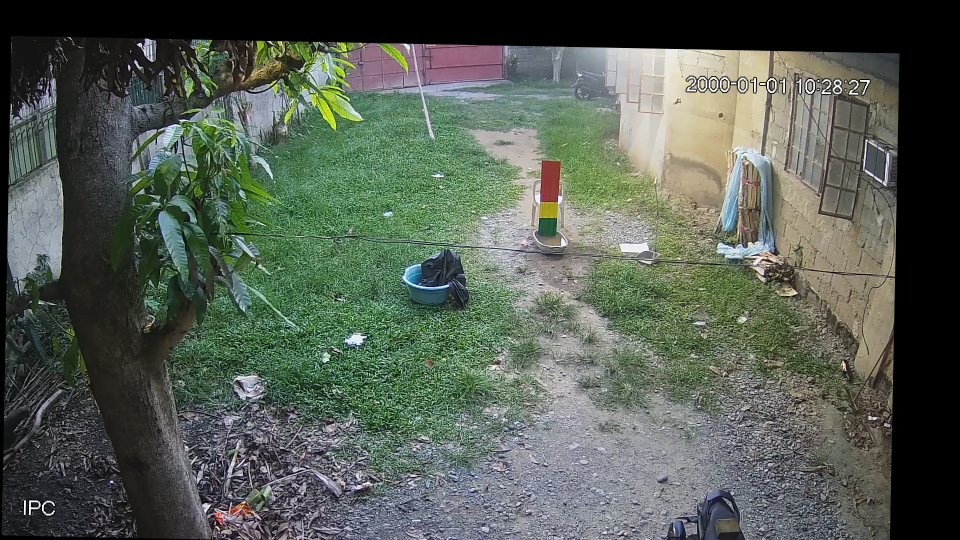
#> input picture src/anchor_CAM-01.png, 1920 x 1080 px, given in place of realmonitor?channel=1&subtype=0, which was not available (shown at 1/2 size)
$ python CameraTest_v0.4.py
#> lines starting #> are read from the running program, lines starting #| are printed output that depends on the picture; after the words box and inside, x2 and y2 are one past the last pixel; in counts of white or black regions, pixels touching at a corner belong together
import os
import cv2
import numpy as np
import imutils
import time
from filterpy.kalman import KalmanFilter
from filterpy.common import Q_discrete_white_noise

# ============================================================================
# DAHUA CAMERA CONFIGURATION
# ============================================================================
# Camera Model: DH-IPC-HFW1230S1-S5 (Smart H.265+ IR Bullet Network Camera)
# Part Number: 1.0.01.04.36856
#
# Setup Instructions:
# 1. Replace CAMERA_IP with your camera's IP address (e.g., "192.168.1.100")
# 2. Replace CAMERA_USERNAME with your camera username (default is usually "admin")
# 3. Set the camera password in the CAMERA_PASSWORD environment variable
#    (PowerShell: $env:CAMERA_PASSWORD = "..."), never in this file
# 4. Adjust CAMERA_RTSP_PORT if not using default 554
# 5. Set USE_LOCAL_CAMERA = False to use the network camera
#
# Optional: To test locally first, set USE_LOCAL_CAMERA = True
# ============================================================================

USE_LOCAL_CAMERA = False  # Set to False when ready to use the Dahua camera
CAMERA_IP = "192.168.254.108"  # Replace with your camera's IP address
CAMERA_USERNAME = "admin"  # Replace with your camera username
CAMERA_PASSWORD = os.environ.get("CAMERA_PASSWORD", "")  # set the CAMERA_PASSWORD env variable
CAMERA_RTSP_PORT = 554  # Default RTSP port for Dahua cameras
CAMERA_CHANNEL = 1  # Main stream channel (1 is primary)
CAMERA_SUBTYPE = 0  # 0 = main stream, 1 = sub stream

# Connection retry settings
MAX_CONNECTION_ATTEMPTS = 3
CONNECTION_TIMEOUT = 10  # seconds

# --- CONFIGURATION & CALIBRATION ---
TOTAL_PHYSICAL_HEIGHT = 1.50  # Total physical height of the marker in meters
CALIBRATION_SECONDS = 3.0
TRACKING_MARGIN = 80

# Kalman Filter Configuration
KALMAN_PROCESS_NOISE = 0.02  # Expected process noise (slow flood change)
KALMAN_MEASUREMENT_NOISE = 0.05  # Measurement noise from camera
ANOMALY_THRESHOLD = 0.15  # Residual threshold (meters) for anomaly detection
ANOMALY_MIN_CONFIRMED = 3  # Frames to confirm anomaly before display

COLOR_DICTS = {
    "green": {
        "lower": np.array([35, 70, 70]),
        "upper": np.array([85, 255, 255]),
        "color_bgr": (0, 255, 0),
    },
    "orange": {
        "lower": np.array([11, 100, 100]),
        "upper": np.array([25, 255, 255]),
        "color_bgr": (0, 165, 255),
    },
    "red": {
        "lower1": np.array([0, 100, 100]),
        "upper1": np.array([10, 255, 255]),
        "lower2": np.array([170, 100, 100]),
        "upper2": np.array([180, 255, 255]),
        "color_bgr": (0, 0, 255),
    },
}

roi_box = None
roi_polygon = None

# Dynamic calibration globals
calibrated_top_y = None
calibrated_height_px = None
calibration_active = False
calibration_start_time = None
calibration_samples = []
locked_marker = None
learned_color_profiles = None
color_profile_samples = {}

# Kalman Filter globals
kalman_filter = None
anomaly_counter = 0
is_anomaly = False
flood_level_state = "SAFE"

# Camera connection globals
camera_connected = False
connection_error_msg = ""


# ============================================================================
# DAHUA CAMERA FUNCTIONS
# ============================================================================

def build_dahua_rtsp_url():
    """
    Build RTSP URL for Dahua camera.
    Format: rtsp://username:password@ip:port/cam/realmonitor?channel=X&subtype=Y
    """
    url = f"rtsp://{CAMERA_USERNAME}:{CAMERA_PASSWORD}@{CAMERA_IP}:{CAMERA_RTSP_PORT}/cam/realmonitor?channel={CAMERA_CHANNEL}&subtype={CAMERA_SUBTYPE}"
    return url


def connect_to_camera(use_local=True):
    """
    Attempt to connect to camera with retry logic.
    Returns cv2.VideoCapture object if successful, None otherwise.
    """
#> called with use_local = False
    global camera_connected, connection_error_msg

    if use_local:
        print("[INFO] Using local camera (device 0)")
        cap = cv2.VideoCapture(0)
        if cap.isOpened():
            camera_connected = True
            connection_error_msg = ""
            return cap
        else:
            camera_connected = False
            connection_error_msg = "Failed to open local camera"
            return None

    # Network camera connection with retries
    url = build_dahua_rtsp_url()
    print(f"[INFO] Connecting to Dahua camera at {CAMERA_IP}...")
    print(f"[INFO] RTSP URL: rtsp://{CAMERA_USERNAME}:****@{CAMERA_IP}:{CAMERA_RTSP_PORT}/...")

    for attempt in range(MAX_CONNECTION_ATTEMPTS):
        try:
            print(f"[ATTEMPT {attempt + 1}/{MAX_CONNECTION_ATTEMPTS}] Connecting to camera...")
            cap = cv2.VideoCapture(url)

            # Try to read a frame to verify connection
            cap.set(cv2.CAP_PROP_BUFFERSIZE, 1)  # Minimize buffer for real-time streaming

            # Set timeout using GStreamer backend if available
            cap.set(cv2.CAP_PROP_OPEN_TIMEOUT_MSEC, CONNECTION_TIMEOUT * 1000)

            ret, frame = cap.read()
#> frame is the input picture: shape (1080, 1920, 3); mean B, G, R 83.9, 94.4, 86

            if ret and frame is not None:
                print("[SUCCESS] Connected to Dahua camera!")
                camera_connected = True
                connection_error_msg = ""
                return cap
            else:
                print(f"[FAILED] Could not read frame from camera (attempt {attempt + 1})")
                cap.release()

        except Exception as e:
            print(f"[ERROR] Connection attempt {attempt + 1} failed: {str(e)}")

        # Wait before retrying
        if attempt < MAX_CONNECTION_ATTEMPTS - 1:
            time.sleep(2)

    camera_connected = False
    connection_error_msg = "Failed to connect to Dahua camera after multiple attempts"
    print(f"[ERROR] {connection_error_msg}")
    print("[TIP] Check camera IP, username, password, and network connectivity")
    return None


# [70 lines left out: functions reconnect_camera, initialize_kalman_filter, update_kalman_filter, not called in this run]


def check_roi_danger_level(bands):
    """
    Hierarchical flood level detection based on marker color visibility:

    SAFE:     All 3 colors present OR GREEN block is visible (water level on GREEN)
    ALERT:    GREEN fully covered, ORANGE + RED visible (water level on ORANGE)
    DANGER:   GREEN and ORANGE fully covered, RED visible (water level on RED)
    OVERFLOW: All colors fully covered (water above all marker bands)
    """
    if not bands:
        return "OVERFLOW"  # No colors detected at all

    detected_colors = set(bands.keys())
    required_colors = {"green", "orange", "red"}

    # Priority 1: GREEN visible = water level on GREEN block = SAFE
    if "green" in detected_colors:
        return "SAFE"

    # Priority 2: GREEN covered, ORANGE visible = water level on ORANGE block = ALERT
    if "green" not in detected_colors and "orange" in detected_colors:
        return "ALERT"

    # Priority 3: GREEN and ORANGE covered, RED visible = water level on RED block = DANGER
    if "green" not in detected_colors and "orange" not in detected_colors and "red" in detected_colors:
        return "DANGER"

    # Priority 4: All colors covered = OVERFLOW
    return "OVERFLOW"


# [42 lines left out: functions estimate_color_bounds_from_patch, estimate_red_profile_from_patch, not called in this run]


def get_color_visibility(roi_hsv, roi_x, roi_y, search_box=None, color_profiles=None, polygon=None):
    """Detect colors inside the target ROI or a local search window."""
    visible_bands = {}

    if search_box is None:
        sx, sy, sw, sh = 0, 0, roi_hsv.shape[1], roi_hsv.shape[0]
    else:
        search_x, search_y, search_w, search_h = search_box
        sx = max(0, search_x - roi_x)
        sy = max(0, search_y - roi_y)
        ex = min(roi_hsv.shape[1], sx + search_w)
        ey = min(roi_hsv.shape[0], sy + search_h)
        sx, sy, sw, sh = sx, sy, ex - sx, ey - sy

    if sw <= 0 or sh <= 0:
        return visible_bands

    search_roi = roi_hsv[sy:sy + sh, sx:sx + sw]

    polygon_mask = None
    if polygon is not None:
        polygon_mask = np.zeros(roi_hsv.shape[:2], dtype=np.uint8)
        relative_polygon = np.array(
            [[int(point[0] - roi_x), int(point[1] - roi_y)] for point in polygon],
            dtype=np.int32,
        )
        cv2.fillPoly(polygon_mask, [relative_polygon], 255)
        polygon_mask = polygon_mask[sy:sy + sh, sx:sx + sw]

    for color_name, base_bounds in COLOR_DICTS.items():
        if color_profiles is not None and color_name in color_profiles:
            bounds = color_profiles[color_name]
        else:
            bounds = base_bounds

        if color_name == "red":
            mask1 = cv2.inRange(search_roi, bounds["lower1"], bounds["upper1"])
            mask2 = cv2.inRange(search_roi, bounds["lower2"], bounds["upper2"])
            mask = cv2.bitwise_or(mask1, mask2)
        else:
            mask = cv2.inRange(search_roi, bounds["lower"], bounds["upper"])

        if polygon_mask is not None:
            mask = cv2.bitwise_and(mask, polygon_mask)

        mask = cv2.erode(mask, None, iterations=2)
        mask = cv2.dilate(mask, None, iterations=2)

        cnts = cv2.findContours(mask.copy(), cv2.RETR_EXTERNAL, cv2.CHAIN_APPROX_SIMPLE)
        cnts = imutils.grab_contours(cnts)

        if len(cnts) > 0:
            c = max(cnts, key=cv2.contourArea)
            if cv2.contourArea(c) > 100:
                bx, by, bw, bh = cv2.boundingRect(c)
                visible_bands[color_name] = (roi_x + sx + bx, roi_y + sy + by, bw, bh)

    return visible_bands


# [67 lines left out: function select_freeform_roi, not called in this run]


def is_consistent_marker_layout(bands):
    """Require the expected red-orange-green vertical structure."""
    if not bands or len(bands) < 3:
        return False
    if "green" not in bands or "orange" not in bands or "red" not in bands:
        return False

    red_box = bands["red"]
    orange_box = bands["orange"]
    green_box = bands["green"]

    if not (red_box[1] <= orange_box[1] <= green_box[1]):
        return False

    if (green_box[1] + green_box[3]) - red_box[1] <= 20:
        return False

    return True


# [126 lines left out: functions build_marker_signature, average_marker_signature, get_tracking_search_box, update_learned_color_profiles, not called in this run]


def calculate_continuous_depth(bands, ref_top, ref_height):
    """Convert visible marker height into a real-time flood depth in meters."""
    if not bands or ref_height <= 0:
        return 0.00

    current_bottom_y = max(box[1] + box[3] for box in bands.values())
    visible_px = current_bottom_y - ref_top
    visible_px = max(0, min(visible_px, ref_height))

    submerged_ratio = 1.0 - (visible_px / ref_height)
    depth = submerged_ratio * TOTAL_PHYSICAL_HEIGHT
    return depth


# [7 lines left out: function get_flood_level, not called in this run]


def main():
    global roi_box, roi_polygon, calibrated_top_y, calibrated_height_px, calibration_active, calibration_start_time, calibration_samples, locked_marker, learned_color_profiles, color_profile_samples, kalman_filter, anomaly_counter, is_anomaly, flood_level_state, camera_connected, connection_error_msg

    print("\n" + "="*70)
    print("FLOOD MONITORING SYSTEM - DAHUA CAMERA COMPATIBLE (v0.2)")
    print("="*70)
    print(f"[CONFIG] Camera Mode: {'LOCAL WEBCAM' if USE_LOCAL_CAMERA else 'DAHUA NETWORK CAMERA'}")
    if not USE_LOCAL_CAMERA:
        print(f"[CONFIG] Camera IP: {CAMERA_IP}")
        print(f"[CONFIG] RTSP Port: {CAMERA_RTSP_PORT}")
        print(f"[CONFIG] Channel: {CAMERA_CHANNEL}, Subtype: {CAMERA_SUBTYPE}")
    print("="*70 + "\n")

    # Connect to camera
    cap = connect_to_camera(use_local=USE_LOCAL_CAMERA)

    if cap is None or not cap.isOpened():
        print("[FATAL] Could not initialize camera. Exiting.")
        return

    print("\n--- FLOOD MONITORING SYSTEM WITH CONTINUOUS TELEMETRY ---")
    print("Press 'r' to select an ROI, then drag its corners to adjust the angle.")
    print("Press 'c' to CLEAR manual ROI and go back to Automatic.")
    print("Press 'q' to EXIT the program.")
    print("\n=== FLOOD LEVEL DETECTION (Slow-Moving Water) ===")
    print("SAFE:     GREEN block visible (water level on GREEN)")
    print("ALERT:    GREEN fully covered, ORANGE visible (water level on ORANGE)")
    print("DANGER:   GREEN and ORANGE fully covered, RED visible (water level on RED)")
    print("OVERFLOW: All colors fully covered (completely submerged)")
    print("\n=== ANOMALY DETECTION (Fast Movement) ===")
    print("Kalman Filter detects sudden/fast movements (cars, debris)")
    print("Shows: OBJECT ANOMALY DETECTED with residual value\n")

    frame_count = 0
    reconnect_attempts = 0

    while True:
        ret, frame = cap.read()

        # Handle connection loss
        if not ret or frame is None:
            reconnect_attempts += 1
            print(f"[WARNING] Frame read failed (attempt {reconnect_attempts})")

            if reconnect_attempts >= MAX_CONNECTION_ATTEMPTS:
                print("[ERROR] Lost connection to camera. Attempting to reconnect...")
                cap = reconnect_camera(cap)
                if cap is None:
                    print("[FATAL] Could not reconnect to camera. Exiting.")
                    break
                reconnect_attempts = 0
            else:
                time.sleep(1)
                continue

        reconnect_attempts = 0  # Reset on successful frame read
        frame_count += 1

        frame = imutils.resize(frame, width=700)
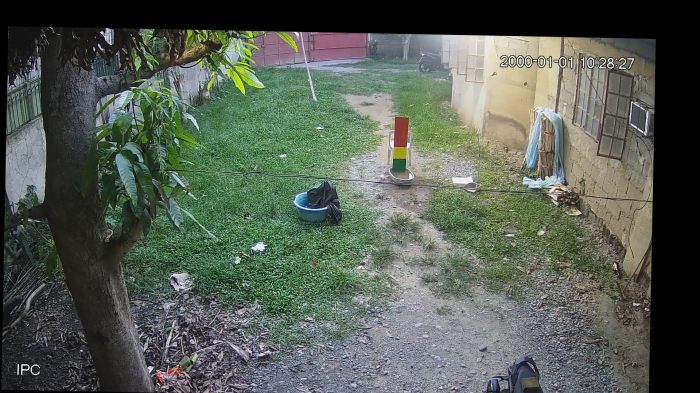
#> frame: shape (393, 700, 3); mean B, G, R 83.9, 94.4, 86
        hsv = cv2.cvtColor(frame, cv2.COLOR_BGR2HSV)
#> hsv: shape (393, 700, 3); mean H, S, V 57.7, 44.2, 98.2

        if roi_box is not None:
            rx, ry, rw, rh = roi_box
            rx, ry = max(0, rx), max(0, ry)
            rw = min(rw, frame.shape[1] - rx)
            rh = min(rh, frame.shape[0] - ry)
            roi_hsv = hsv[ry:ry + rh, rx:rx + rw]
            if roi_polygon is not None:
                cv2.polylines(frame, [np.array(roi_polygon, dtype=np.int32)], True, (255, 255, 0), 2)
            else:
                cv2.rectangle(frame, (rx, ry), (rx + rw, ry + rh), (255, 255, 0), 2)
        else:
            roi_hsv = hsv
            rx, ry = 0, 0
            rh, rw = frame.shape[0], frame.shape[1]

        if locked_marker is None:
            bands = get_color_visibility(roi_hsv, rx, ry, color_profiles=learned_color_profiles, polygon=roi_polygon)
#> the loop in get_color_visibility, `for color_name, base_bounds in COLOR_DICTS.items():` made 3 passes
#> (bx, by, bw, bh) on passes 1, 3: (164, 49, 156, 204), (395, 117, 13, 30)
#> pass 1, in get_color_visibility, `mask = cv2.inRange(search_roi, bounds["lower"], bounds["upper"])`:
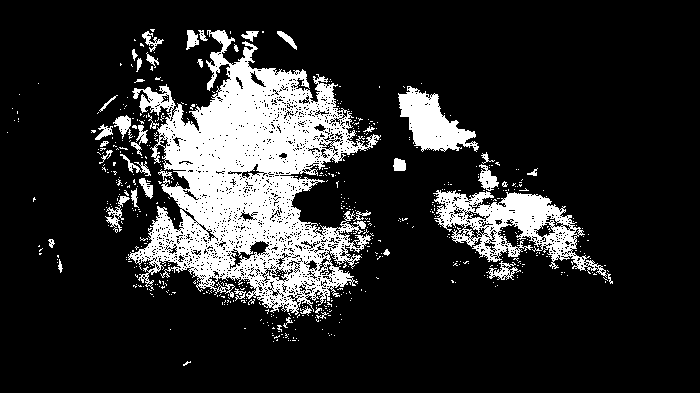
#> mask: shape (393, 700); 16.5% white; 588 white regions (545 under 20 px), largest, box (x1, y1, x2, y2) and area: (128, 30, 381, 315) 32317, (433, 190, 607, 278) 5685, (398, 86, 479, 152) 2661
#> pass 1, in get_color_visibility, `mask = cv2.erode(mask, None, iterations=2)`:
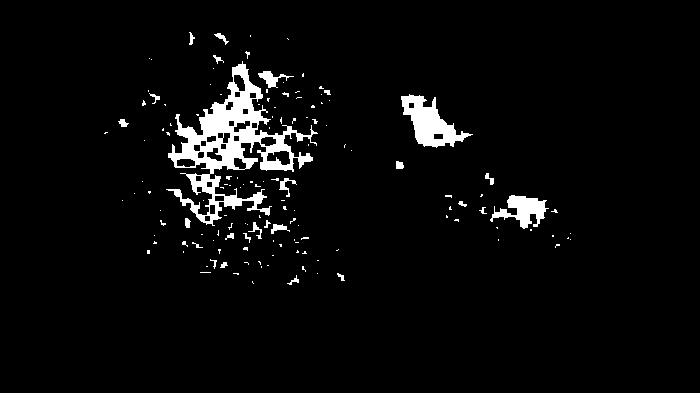
#> mask: shape (393, 700); 4.1% white; 139 white regions (113 under 20 px), largest, box (x1, y1, x2, y2) and area: (166, 61, 318, 226) 6754, (401, 94, 473, 148) 1707, (490, 195, 549, 229) 948
#> pass 1, in get_color_visibility, `mask = cv2.dilate(mask, None, iterations=2)`:
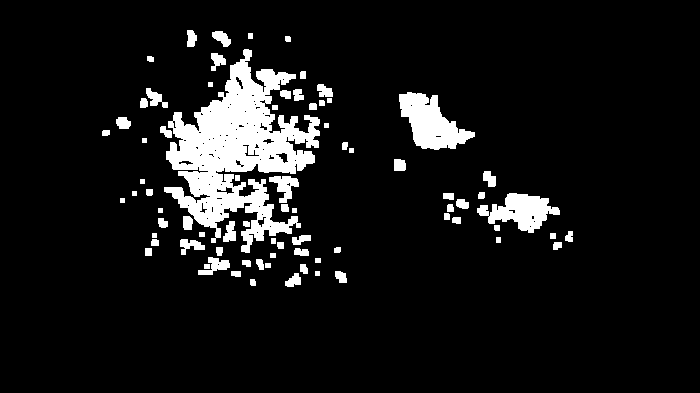
#> mask: shape (393, 700); 8.6% white; 77 white regions, largest, box (x1, y1, x2, y2) and area: (164, 49, 320, 253) 14031, (399, 92, 475, 150) 2403, (477, 193, 560, 233) 1733
#> pass 2, in get_color_visibility, `mask = cv2.inRange(search_roi, bounds["lower"], bounds["upper"])`:
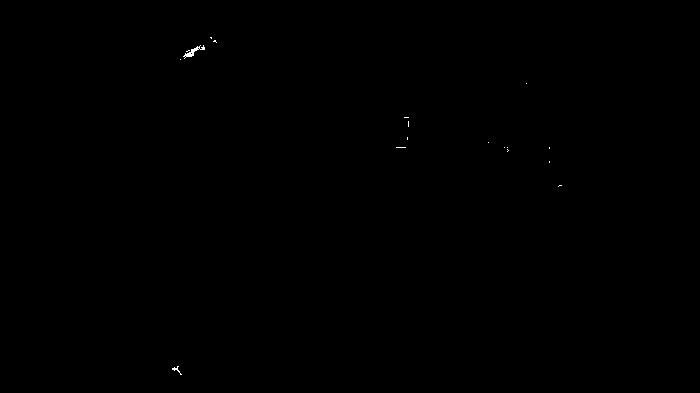
#> mask: shape (393, 700); 0.06% white in thin lines or dots, all inside (x1, y1, x2, y2) = (172, 37, 562, 375)
#> after the loop in get_color_visibility, `for color_name, base_bounds in COLOR_DICTS.items():`: visible_bands = {'green': (164, 49, 156, 204), 'red': (395, 117, 13, 30)}
#> (the rest of the program and of its run is left out)
